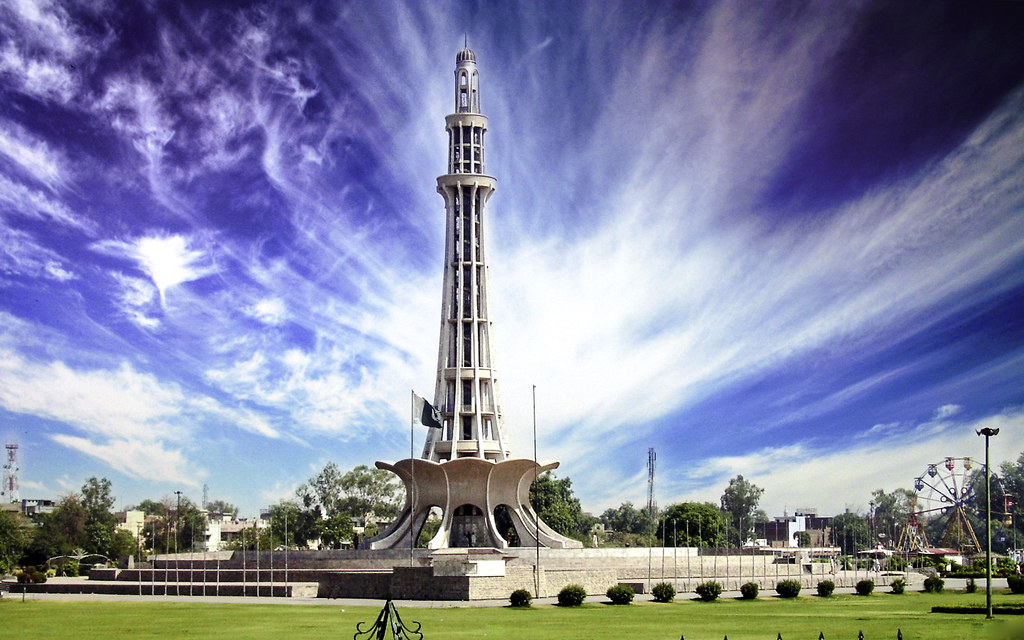
#> input picture assets/images.jpg, 1024 x 640 px
$ python tutorial_3.py
#> lines starting #> are read from the running program, lines starting #| are printed output that depends on the picture

import cv2
import os

img = cv2.imread(os.path.join('.','assets','images.jpg'))
#> img is the input picture: shape (640, 1024, 3); mean B, G, R 163.1, 135.7, 131.7


#Cropping Image
cropped_img = img[30:640, 250:700]
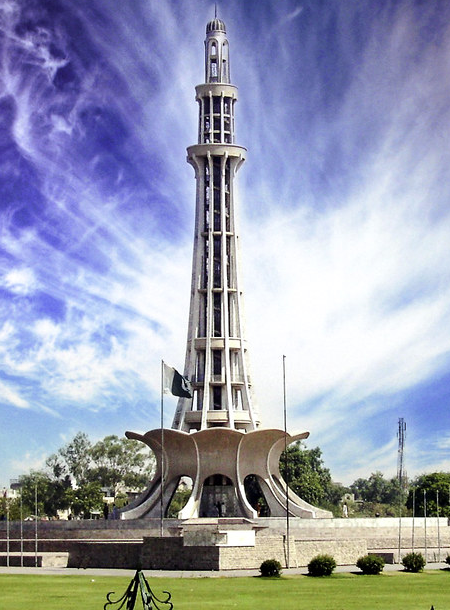
#> cropped_img: shape (610, 450, 3); mean B, G, R 178.9, 158.6, 153.5
# [8 lines of commented-out code are left out]

img_gray = cv2.cvtColor(img, cv2.COLOR_BGR2GRAY)
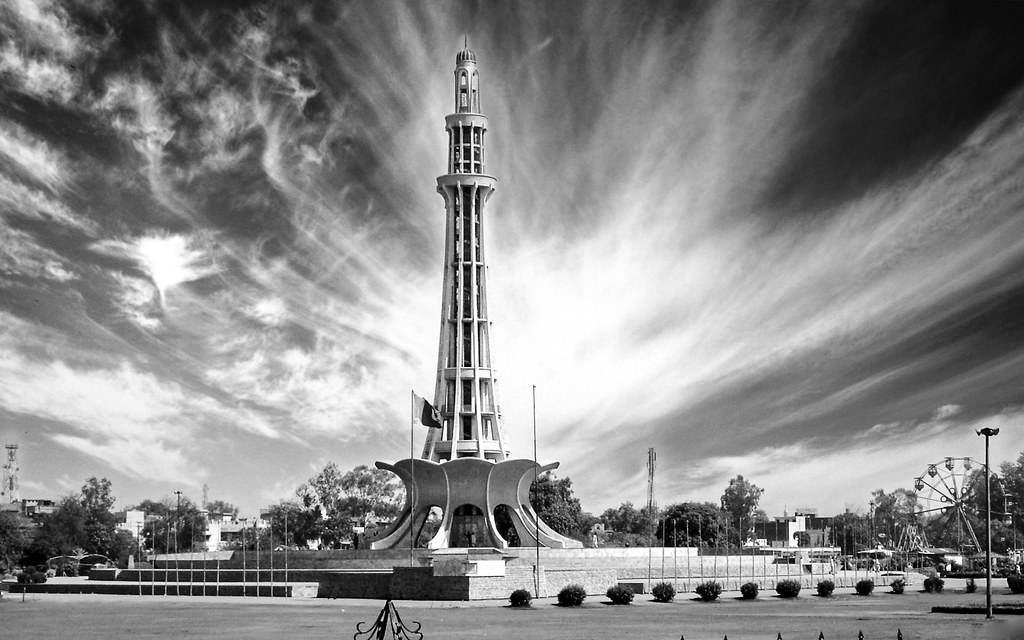
#> img_gray: shape (640, 1024); min 0, max 255, mean 137.6
img_rgb = cv2.cvtColor(img, cv2.COLOR_BGR2RGB)
img_hsv = cv2.cvtColor(img, cv2.COLOR_BGR2HSV)
#> img_hsv: shape (640, 1024, 3); mean H, S, V 96.2, 84.9, 172.4

# [8 lines of commented-out code are left out]

k_size = 7
class_blur = cv2.blur(img, (k_size,k_size))
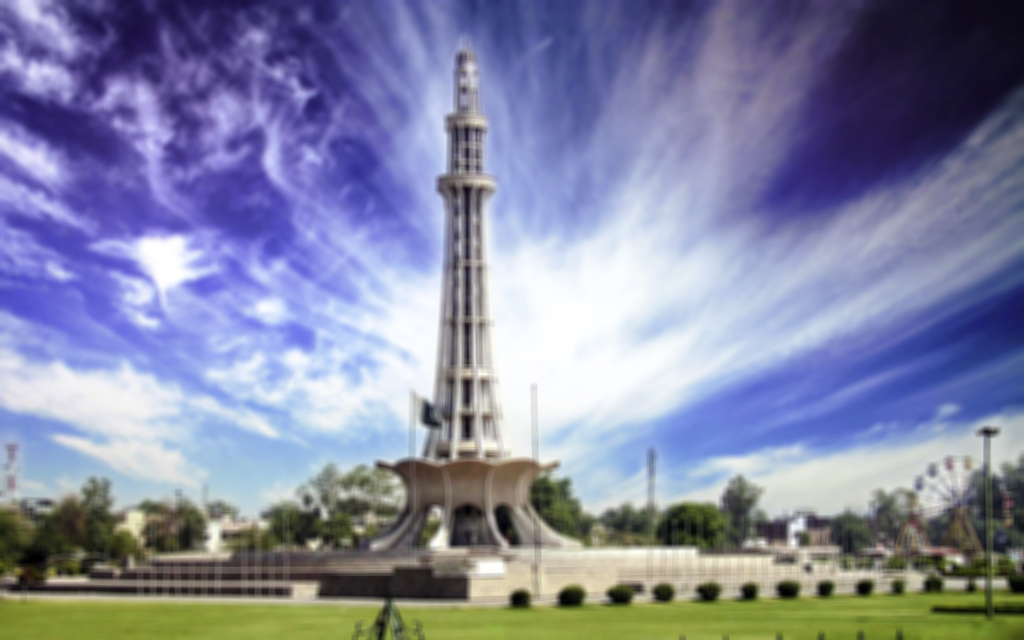
#> class_blur: shape (640, 1024, 3); mean B, G, R 163.1, 135.7, 131.7
gaussian_blur = cv2.GaussianBlur(img , (k_size,k_size), 3)
median_blur = cv2.medianBlur(img, k_size)
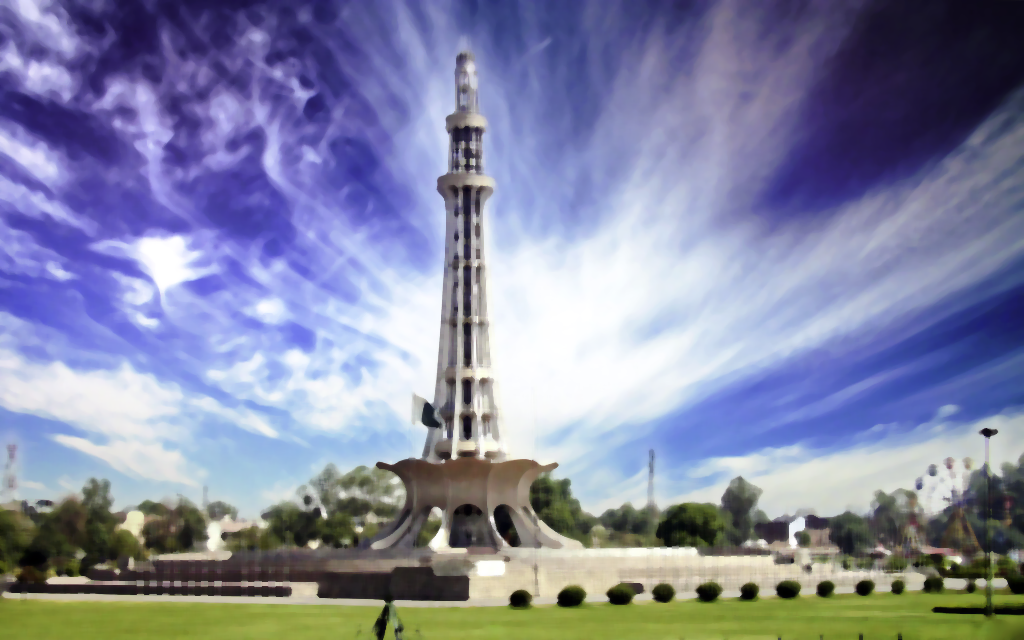
#> median_blur: shape (640, 1024, 3); mean B, G, R 162.9, 135.5, 131.5

# [8 lines of commented-out code are left out]
